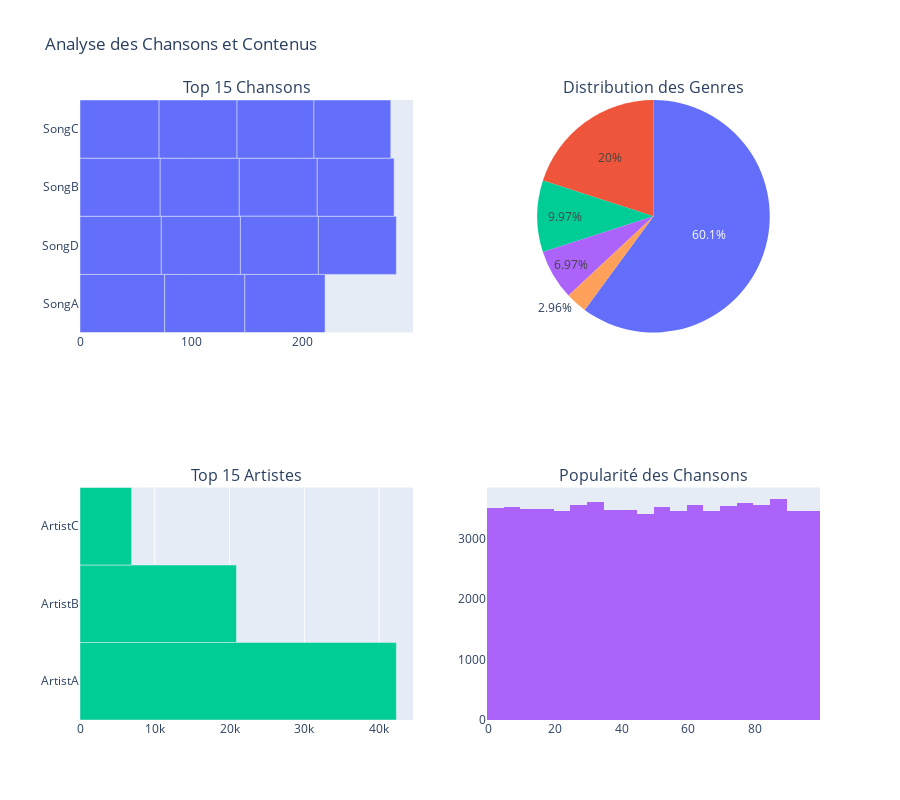

Write notebook code for a chart like this one.
### Markdown cell above
6 : Analyse des chansons et contenus musicaux

### Code cell
print("\n" + "="*80)
print("ANALYSE DES CHANSONS ET CONTENUS MUSICAUX")
print("="*80)

# Statistiques des chansons
song_stats = df.groupby('song_id').agg({
    'play_count': 'sum',
    'liked': 'sum',
    'skip_count': 'sum',
    'added_to_playlist': 'sum'
}).reset_index()

print(f"\n📊 STATISTIQUES DES ÉCOUTES PAR CHANSON:")
print(f"  • Moyenne: {song_stats['play_count'].mean():.2f}")
print(f"  • Médiane: {song_stats['play_count'].median():.0f}")
print(f"  • Max: {song_stats['play_count'].max():.0f}")

# Top chansons
top_songs = df.groupby(['song_id', 'title', 'artist']).size().reset_index(name='nb_ecoutes')
top_songs = top_songs.sort_values('nb_ecoutes', ascending=False).head(20)

print(f"\n🎵 TOP 20 CHANSONS LES PLUS ÉCOUTÉES:")
for idx, row in top_songs.head(10).iterrows():
    print(f"  {row['title']} - {row['artist']} ({row['nb_ecoutes']} écoutes)")

# Genres
genre_counts = df['genre'].value_counts()
print(f"\n🎸 DISTRIBUTION DES GENRES:")
print(genre_counts)

# Top artistes
top_artists = df['artist'].value_counts().head(10)
print(f"\n🎤 TOP 10 ARTISTES:")
print(top_artists)

# Visualisations
fig = make_subplots(
    rows=2, cols=2,
    subplot_titles=('Top 15 Chansons', 'Distribution des Genres', 
                    'Top 15 Artistes', 'Popularité des Chansons'),
    specs=[[{'type':'bar'}, {'type':'pie'}],
           [{'type':'bar'}, {'type':'histogram'}]]
)

# Top chansons
top15 = top_songs.head(15)
fig.add_trace(
    go.Bar(y=top15['title'], x=top15['nb_ecoutes'], orientation='h'),
    row=1, col=1
)

# Genres
fig.add_trace(
    go.Pie(labels=genre_counts.index, values=genre_counts.values),
    row=1, col=2
)

# Top artistes
fig.add_trace(
    go.Bar(y=top_artists.index[:15], x=top_artists.values[:15], orientation='h'),
    row=2, col=1
)

# Popularité
fig.add_trace(
    go.Histogram(x=df['popularity'], nbinsx=30),
    row=2, col=2
)

fig.update_layout(height=800, showlegend=False, 
                  title_text="Analyse des Chansons et Contenus")
fig.show()

### Figure 1 — Plotly figure (JSON) as saved in the notebook; plotly's stock layout.template omitted (floating-point values rounded to 4 significant figures; data arrays with more than 128 entries replaced by an {"elided": "..."} marker saying what was removed)
{"data": [{"orientation": "h", "type": "bar", "x": [76, 73, 72, 72, 72, 71, 71, 71, 70, 70, 70, 70, 69, 69, 69], "xaxis": "x", "y": ["SongA", "SongD", "SongA", "SongB", "SongA", "SongC", "SongD", "SongB", "SongB", "SongD", "SongC", "SongD", "SongB", "SongC", "SongC"], "yaxis": "y"}, {"domain": {"x": [0.55, 1], "y": [0.625, 1]}, "labels": ["Pop", "Rock", "Jazz", "EDM", "Classical"], "type": "pie", "values": [42141, 14032, 6991, 4888, 2077]}, {"orientation": "h", "type": "bar", "x": [42304, 20922, 6903], "xaxis": "x2", "y": ["ArtistA", "ArtistB", "ArtistC"], "yaxis": "y2"}, {"nbinsx": 30, "type": "histogram", "x": {"elided": "70129 int values"}, "xaxis": "x3", "yaxis": "y3"}], "layout": {"annotations": [{"font": {"size": 16}, "showarrow": false, "text": "Top 15 Chansons", "x": 0.225, "xanchor": "center", "xref": "paper", "y": 1, "yanchor": "bottom", "yref": "paper"}, {"font": {"size": 16}, "showarrow": false, "text": "Distribution des Genres", "x": 0.775, "xanchor": "center", "xref": "paper", "y": 1, "yanchor": "bottom", "yref": "paper"}, {"font": {"size": 16}, "showarrow": false, "text": "Top 15 Artistes", "x": 0.225, "xanchor": "center", "xref": "paper", "y": 0.375, "yanchor": "bottom", "yref": "paper"}, {"font": {"size": 16}, "showarrow": false, "text": "Popularité des Chansons", "x": 0.775, "xanchor": "center", "xref": "paper", "y": 0.375, "yanchor": "bottom", "yref": "paper"}], "height": 800, "showlegend": false, "title": {"text": "Analyse des Chansons et Contenus"}, "xaxis": {"anchor": "y", "domain": [0, 0.45]}, "xaxis2": {"anchor": "y2", "domain": [0, 0.45]}, "xaxis3": {"anchor": "y3", "domain": [0.55, 1]}, "yaxis": {"anchor": "x", "domain": [0.625, 1]}, "yaxis2": {"anchor": "x2", "domain": [0, 0.375]}, "yaxis3": {"anchor": "x3", "domain": [0, 0.375]}}}
